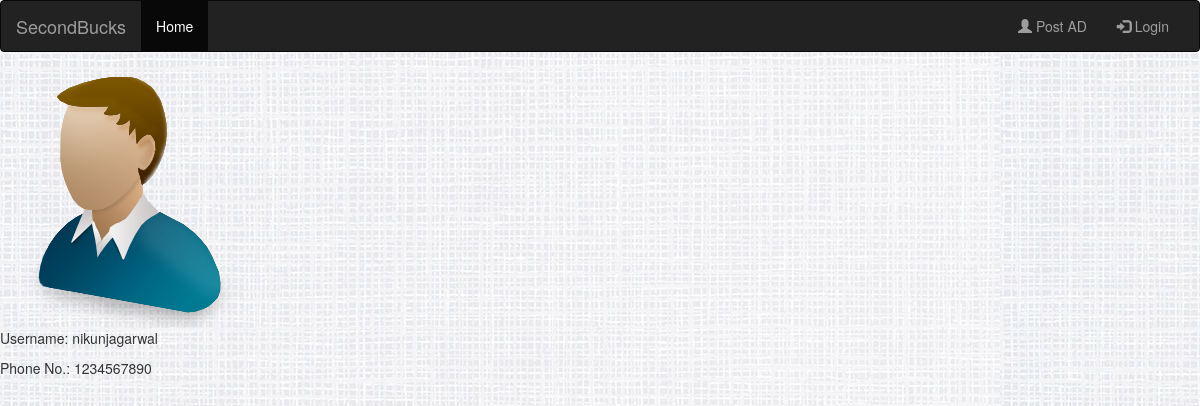
The app's page /view_user/1/ with its own data.
### product/models.py (models this page shows, shortened)
class UserDetails(models.Model):
    user = models.OneToOneField(User, on_delete=models.CASCADE)
    state = models.ForeignKey(State, on_delete=models.CASCADE, blank=False, null=True)
    phone = models.CharField(max_length=20)
    img = models.ImageField(upload_to='user_image', default='user_image/user.ico', blank=True, null=True)

### product/views.py (the view)
# urls.py: url('^view_user/(?P<user_id>[0-9]+)/$', views.view_user, name='view_user'),
def view_user(request, user_id):
    u = User.objects.get(pk=user_id)
    try:
        user_det = UserDetails.objects.get(user=u)
    except UserDetails.DoesNotExist:
        user_det = None
    return render(request, 'view_user_details.html',{'userdetail': user_det, 'u': u})

### product/templates/view_user_details.html (shortened to what this page needs)
{% extends 'base.html'%}
{% block body %}
<img src="{{ userdetail.img.url }}">
<p>Username: {{userdetail.user}}</p>
<p>Phone No.: {{userdetail.phone}}</p>
{% endblock %}

### product/static/product/categories.css (style rules this page uses)
body { background : url('images/background.jpg'); }

### records on screen
UserDetails: img (picture), user "nikunjagarwal", phone "1234567890"
